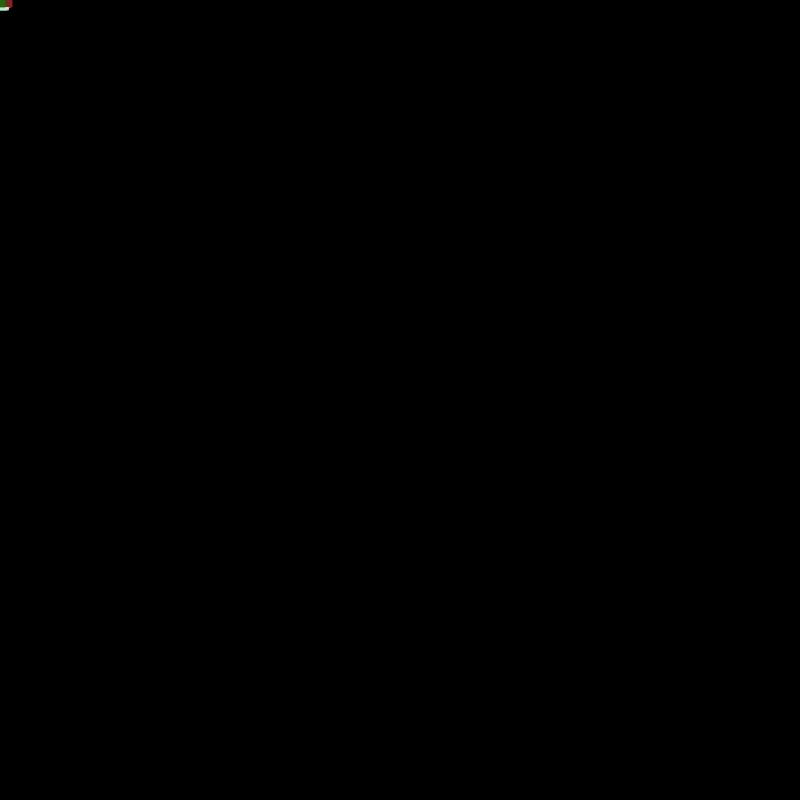
Frame 1 (no input)
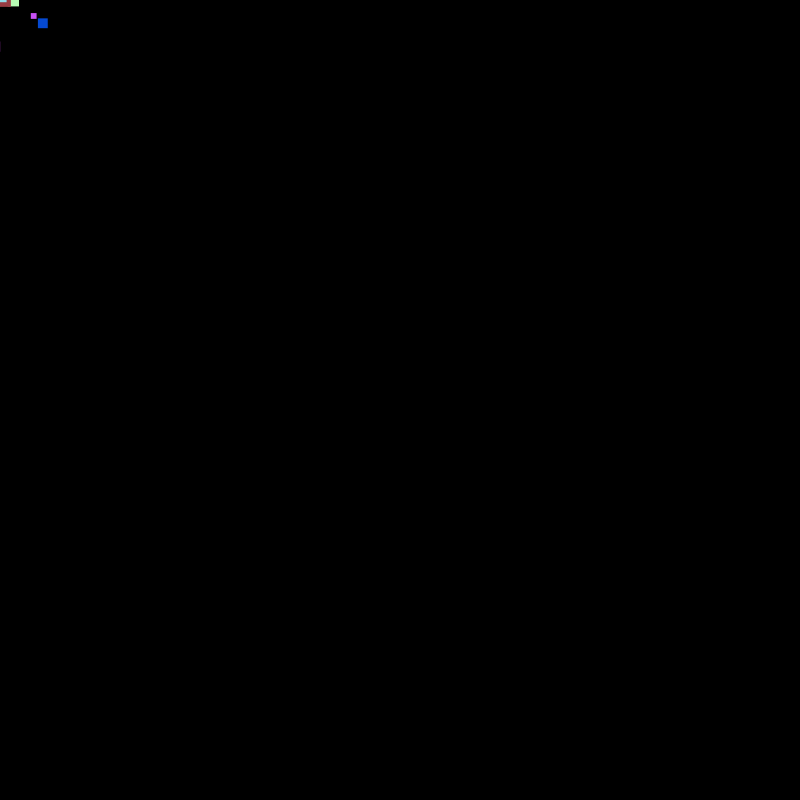
Frame 60 (no input)
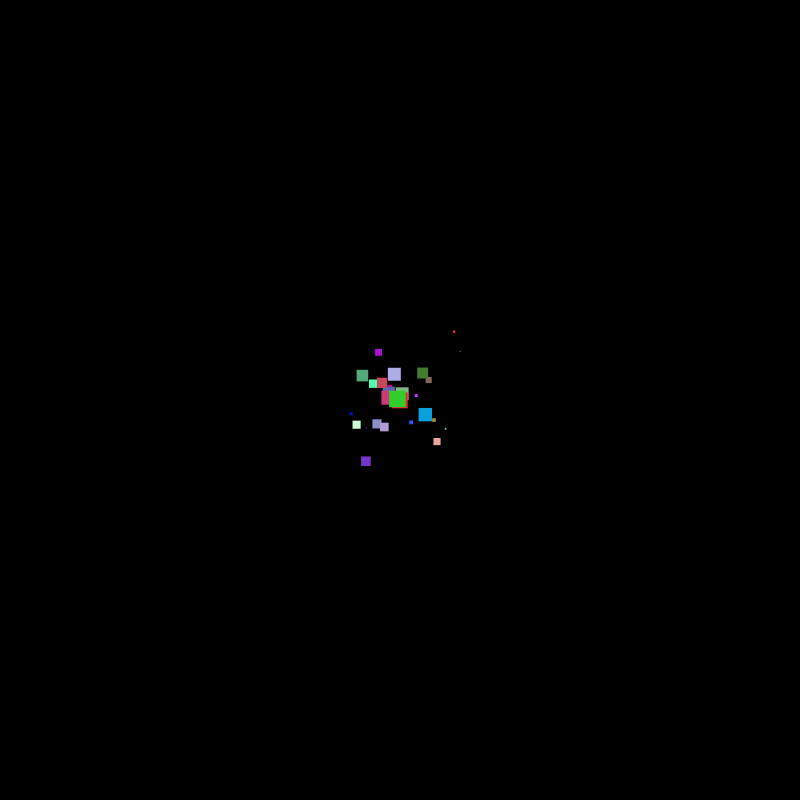
Frame 120 (the mouse pressed at the canvas centre since frame 60)

The p5.js sketch that drew these frames (run headless with seeded random() and noise() and a simulated clock; from frame 60 on, the mouse is pressed at the canvas centre):

// p5.js sketch
// ── sketch.js
function setup() {
  rectMode(CENTER);
  createCanvas(800, 800);
  for (var i = 0; i < 30; i++) {
    squares[i] = new Square();
  }
  noStroke();
}

function draw() {
  background(0);
  for (var i = 0; i < squares.length; i++) {
    squares[i].update();
    squares[i].show();
    squares[i].kill();
  }
}

function windowResized() {
  resizeCanvas(windowWidth, windowHeight);
}

// ── squares.js
var squares = [];

class Square {
	constructor() {
		this.r = random(10, 20);
		this.pos = createVector(mouseX, mouseY);
		this.vel = createVector(random(-3, 3), random(-3, 3));
		this.c = color(random(255), random(255), random(255));
	}
	update() {
		this.pos.add(this.vel);
		this.r -= random(1);
	}

	show() {
		fill(this.c);
		rect(this.pos.x, this.pos.y, this.r, this.r);
	}

	kill() {
		for (var i = 0; i < squares.length; i++) {
			if (squares[i].r < 0) {
				squares.splice(i, 1);
				squares.push(new Square());
			}
		}
	}
}
